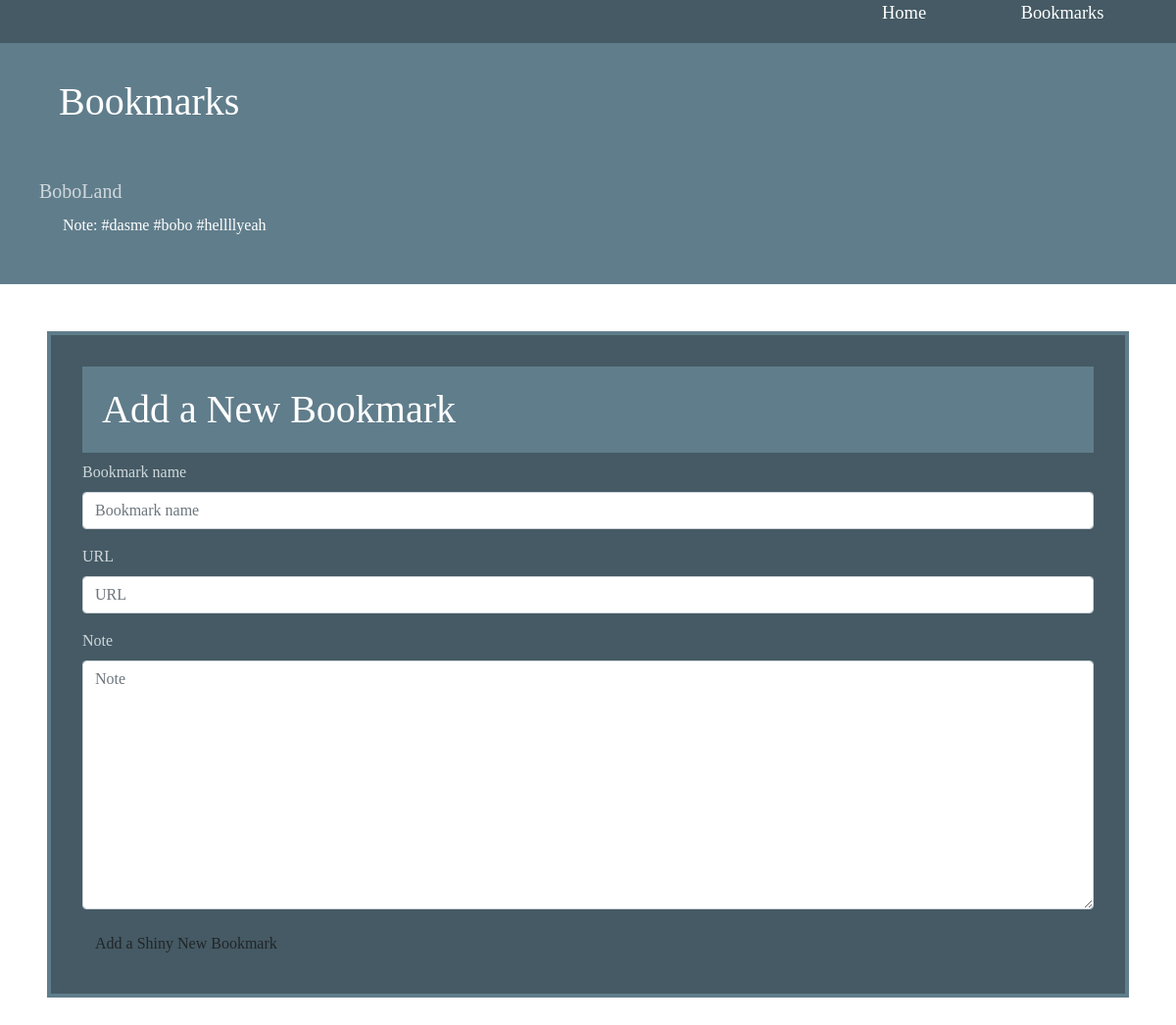
Before: /bookmarks/ with the older database file.
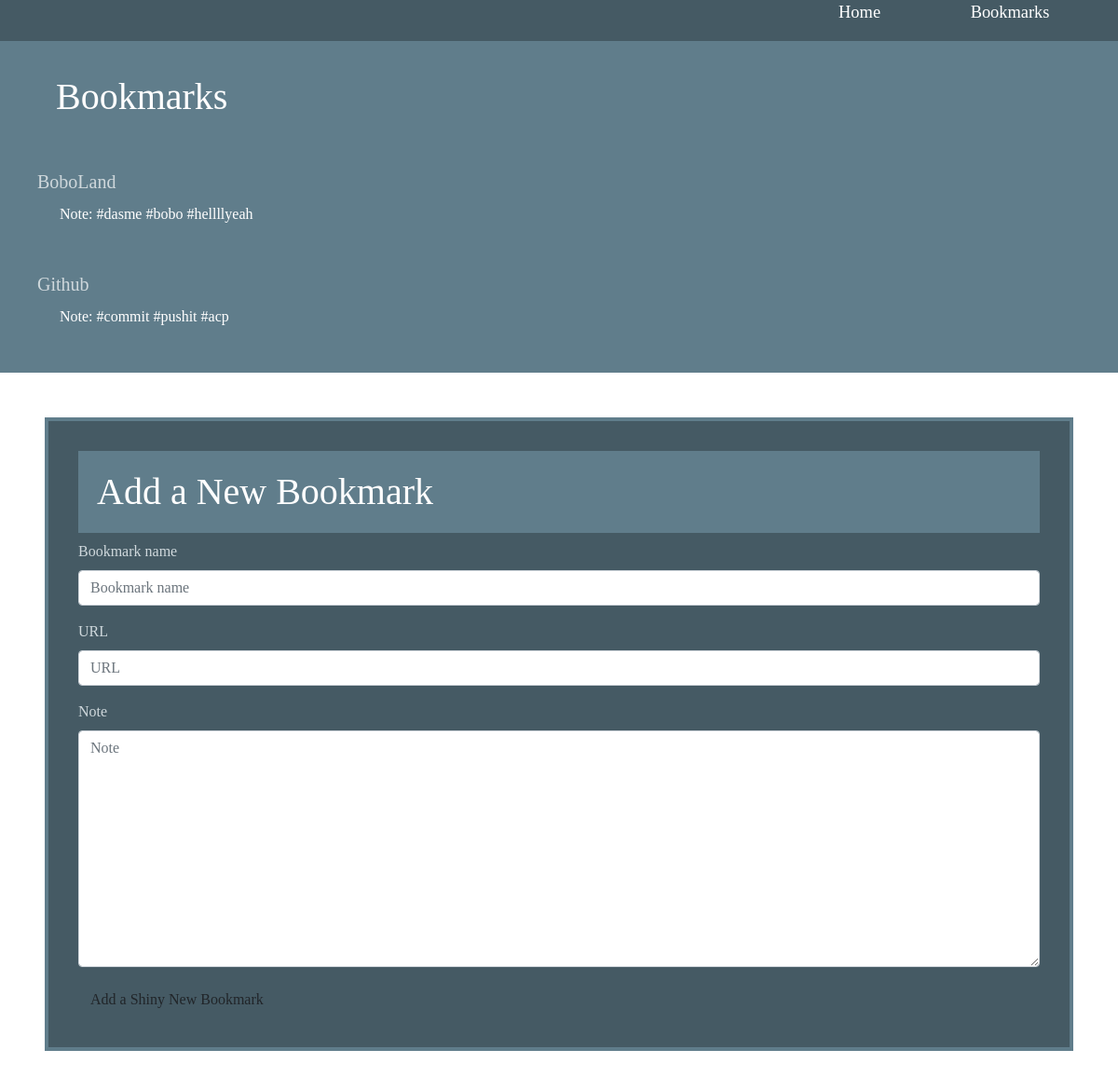
After: the same page with the newer database file.
### bookmarks/models.py (models this page shows, shortened)
class Bookmark(models.Model):
    bookmark_id = models.UUIDField(primary_key=True, default=uuid4, editable=False)
    bookmark_name = models.CharField(max_length=200)
    bookmark_url = models.URLField('URL', unique=True)
    bookmark_note = models.TextField('Note', blank=True)

### bookmarks/views.py (the view)
# urls.py: path('', views.index, name='index'),
def index(request):
    if request.method == 'POST':
        form = BookmarkForm(request.POST)
        if form.is_valid():
            form.save()
    context = {
        'bookmarks': Bookmark.objects.all(),
        'form': BookmarkForm(),
    }
    return render(request, 'bookmarks/index.html', context)

### bookmarks/forms.py
class BookmarkForm(forms.ModelForm):
    class  Meta:
        model = Bookmark
        fields = ('bookmark_name', 'bookmark_url', 'bookmark_note')

### bookmarks/templates/bookmarks/index.html (shortened to what this page needs)
{% extends "../base.html" %}
{% load bootstrap4 %}
{% load static %}
{% block content %}
<link rel="stylesheet" type="text/css" href="{% static 'css/bookmarks.css' %}"/>
{% if bookmarks %}
<ul class="bookmarks">
        <h1 class="title header">Bookmarks</h1>
        {% for bookmark in bookmarks %}
        <li id="item">
            <div class="item_sub">
                <a class="link" href="{{ bookmark.bookmark_url }}">{{ bookmark.bookmark_name }}</a>
                <p class="note">Note: {{ bookmark.bookmark_note }}</p>
            </div>
        </li>
        {% endfor %}
    </ul>
{% else %}
    <p class="title">No bookmarks exist</p>
{% endif %}
{% include "./form.html" %}
{% endblock %}

### bookmarks/templates/base.html (shortened to what this page needs)
{% load bootstrap4 %}
{% load static %}
<!DOCTYPE html>
<head>
        <link rel="stylesheet" type="text/css" href="{% static 'css/home.css' %}"/>
    {% bootstrap_css %}
</head>
<body>
    <div class="menu">
        {% block menu %}
        <ul class="navigation">
            <li><a href="/">Home</a></li>
            <li><a href="/bookmarks">Bookmarks</a></li>
        </ul>
        {% endblock %}
    </div>
    <div id="content">
        {% block content %}{% endblock %}
    </div>
</body>
</html>

### bookmarks/templates/bookmarks/form.html (shortened to what this page needs)
{% load bootstrap4 %}
{% load static %}
<link rel="stylesheet" type="text/css" href="{% static 'css/form.css' %}" />
<form name="form" class="bookmark-form" method="POST">
    <h1 class="title">Add a New Bookmark</h1>
    {% bootstrap_form form %}
    {% buttons %}
    <button type="Submit" class= "save btn btn-default" >Add a Shiny New Bookmark</button>
    {% endbuttons %}
</form>

### bookmarks/static/css/home.css (style rules this page uses)
html, body { margin: 0; padding: 0; }
* { font-family: Georgia, 'Times New Roman', Times, serif; }
.menu { background-color: #455A64; width: 100%; list-style-type: none; float: right; }
.navigation { float: right; list-style-type: none; font-size: 1.15em; }
li { display: inline; padding: 1em; margin-right: 3em; }
li a { color: #FFFFFF; }
.title { padding: .5em .5em .5em .5em; font-size: 2.5em; text-decoration-style: solid; background-color: #607D8B; color: #FFFFFF; }

### bookmarks/static/css/bookmarks.css (style rules this page uses)
.header { padding-top: 2em; }
.bookmarks { background-color: #607D8B; color: #FFFFFF; }
.link { list-style-type: none; font-size: 1.25em; color: #CFD8DC; }
.note { visibility: visible; padding: .5em 1.5em; }

### bookmarks/static/css/form.css (style rules this page uses)
.bookmark-form { margin: 3em; padding: 2em; background-color: #455A64; color: #CFD8DC; border: #607D8B solid .25em; }

Changed rows visible on the page:
added Bookmark: bookmark_name "Github", bookmark_note "#commit #pushit #acp"
